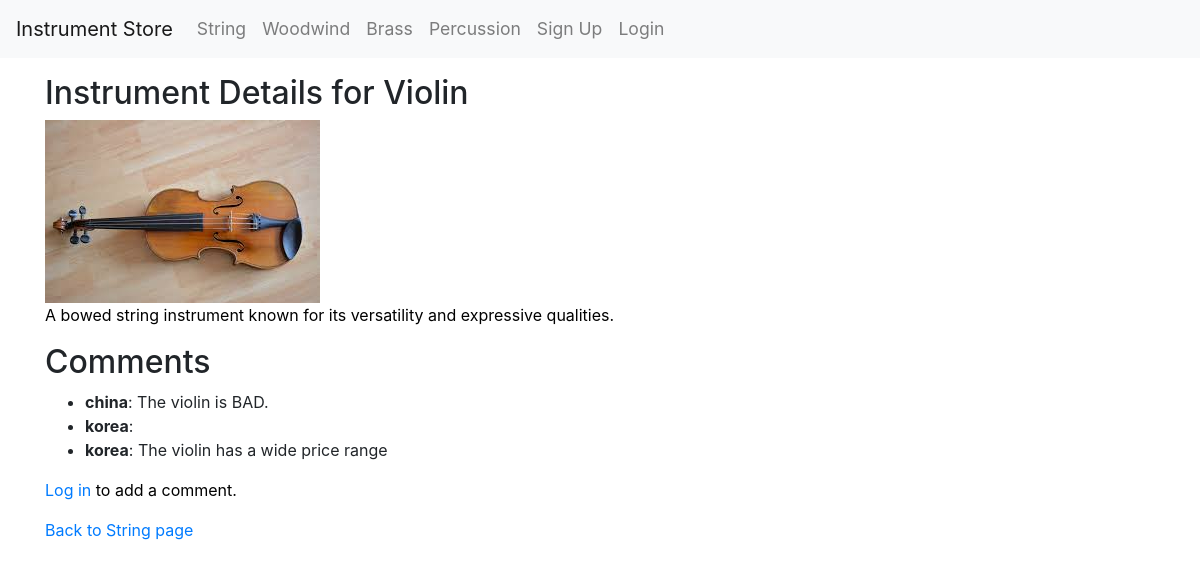
The page /instrument/1 on the database its author committed.
### tables this page shows
CREATE TABLE Instrument (id INTEGER PRIMARY KEY, name TEXT, familyid INTEGER REFERENCES InstrumentFamily (id), description TEXT, image TEXT);

CREATE TABLE Comments (id INTEGER PRIMARY KEY, instrument_id INTEGER REFERENCES Instrument (id), user_id INTEGER REFERENCES Users (id), unchecked_comment TEXT, checked_comment TEXT);

CREATE TABLE Users (id INTEGER PRIMARY KEY AUTOINCREMENT, username TEXT, password TEXT);

### routes.py (the view)
@app.route('/instrument/<int:instrument_id>')
def instrument_details(instrument_id):
    instrument_query = "SELECT * FROM Instrument WHERE id = ?"
    instrument = sql_queries(instrument_query, (instrument_id,), 'fetchone')
    comments_query = """
    SELECT Comments.id, Comments.unchecked_comment, Comments.checked_comment, Users.username, Comments.user_id
    FROM Comments
    JOIN Users ON Comments.user_id = Users.id
    WHERE Comments.instrument_id = ?
    """
    comments = sql_queries(comments_query, (instrument_id,), 'fetchall')
    return render_template('instrument.html', instrument=instrument, comments=comments)

### routes.py (called while the page is built)
def sql_queries(query, params, option):
    connection = sqlite3.connect('instruments.db')
    cursor = connection.cursor()
    cursor.execute(query, params)
    if option == 'fetchone':
        result = cursor.fetchone()
        connection.close()
        return result
    elif option == 'fetchall':
        result = cursor.fetchall()
        connection.close()
        return result
    elif option == 'commit':
        connection.commit()
        connection.close()

### templates/instrument.html (shortened to what this page needs)
{% extends 'layout.html' %}
{% block content %}
  <div id="content">
    <h2>Instrument Details for {{ instrument[1] }}</h2>
    <img src="{{ instrument[4] }}" alt="Image of {{ instrument[1] }}">
    <p>{{ instrument[3] }}</p>
    <h2>Comments</h2>
    {% if comments %}
    <ul>
      {% for comment in comments %}
        <li>
          <strong>{{ comment[3] }}</strong>: {{ comment[2] }}
        </li>
      {% endfor %}
    </ul>
    {% else %}
      <p>No comments yet. Be the first to comment!</p>
    {% endif %}
    {% if session.get('user_id') %}
      <a href="{{ url_for('add_comment', instrument_id=instrument[0]) }}" class="btn btn-primary">Add Comment</a>
    {% else %}
      <p><a href="{{ url_for('login') }}">Log in</a> to add a comment.</p>
    {% endif %}
    <p><a href="{{ url_for('string') }}">Back to String page</a></p>
  </div>
{% endblock %}

### templates/layout.html (shortened to what this page needs)
<!DOCTYPE html>
<html>
<extnd style.css
    <head>
        <link rel="stylesheet" href="https://stackpath.bootstrapcdn.com/bootstrap/4.3.1/css/bootstrap.min.css">
        <link rel="stylesheet" href="static/style.css">
        <nav>{%include "nav.html"%}</nav>
    </head>
    <body>
        <div class="container mt-4">
            {%block content%}
            {%endblock%}
        </div>
        </body>
    </body>
</html>

### templates/nav.html
<nav class="navbar navbar-expand-lg navbar-light bg-light fixed-top">
  <a class="navbar-brand" href="/string">Instrument Store</a>
    <div class="collapse navbar-collapse" id="navbarNav">
      <ul class="navbar-nav">
        <li class="nav-item"><a class="nav-link" href="/string">String</a></li>
        <li class="nav-item"><a class="nav-link" href="/woodwind">Woodwind</a></li>
        <li class="nav-item"><a class="nav-link" href="/brass">Brass</a></li>
        <li class="nav-item"><a class="nav-link" href="/percussion">Percussion</a></li>
        {% if session.get('user_id') %}
          <li class="nav-item"><a class="nav-link" href="/logout">Logout</a></li>
        {% else %}
          <li class="nav-item"><a class="nav-link" href="/signup">Sign Up</a></li>
          <li class="nav-item"><a class="nav-link" href="/login">Login</a></li>
        {% endif %}
      </ul>
    </div>
<link rel="stylesheet" href="style.css">

### static/style.css (style rules this page uses)
body { padding-top: 50px; text-align: left; }
.navbar { margin-bottom: 20px; }
.nav-item .nav-link { font-size: 1.1em; color: #555; }
p { color:rgb(0, 0, 0); }

### rows shown on the page
Instrument: name "Violin", image (picture), description "A bowed string instrument known for its versatility and expressive qualities."
Comments: username "china", checked_comment "The violin is BAD."
Comments: username "korea"
Comments: username "korea", checked_comment "The violin has a wide price range"
